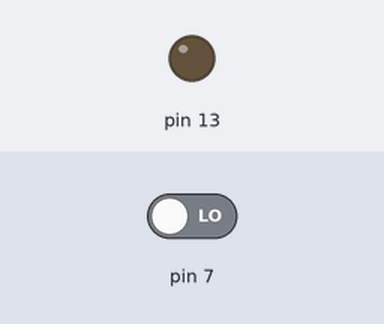
This sketch was run on a simulated Arduino Uno, built with avr-gcc and run on an emulated ATmega328P. On the bench: output pins drawn as LEDs (lit = HIGH). Inputs (shaded band) come from the test bench; at power-on: pin 7 LOW. What the sketch prints to the serial monitor is not drawn.

Above: at 1.2 s.
1.3 s: pin 7 driven HIGH
At 1.9 s:
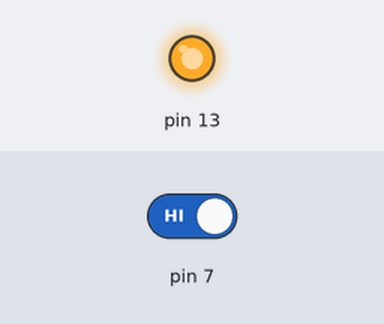
2.8 s: pin 7 driven LOW
At 3.1 s:
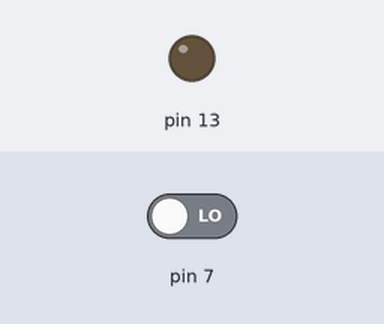
Timing chart, 0 to 5.8 s (numbered marks = the images above; inputs shaded):
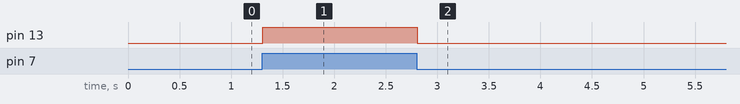

Measured:
- after the input at 1.3 s, pin 13: LOW → HIGH at once
- after the input at 2.8 s, pin 13: HIGH → LOW at once

The sketch:

nora_and_doreen.ino.ino
```cpp
int buttonPressed = LOW;
void setup(){
  pinMode(7,INPUT);
  pinMode(13,OUTPUT);

  Serial.begin(9600);
  // put your setup code here, to run once:


}

void loop() {
  buttonPressed = digitalRead(7);
  Serial.println(buttonPressed);
  if(buttonPressed==1){
    digitalWrite(13,HIGH);
  }
  else {
    digitalWrite(13,LOW);
  }
  }
```
